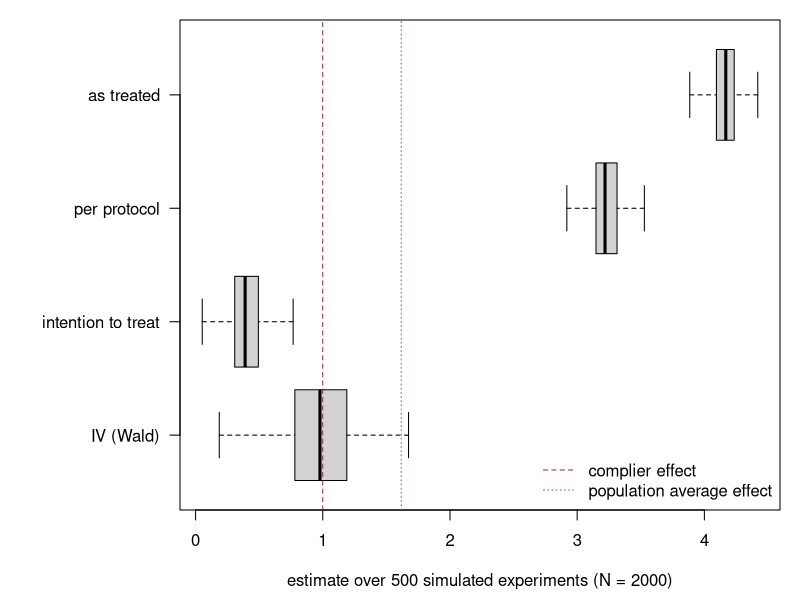

Recreate this plot in R.
# Naive analyses and the IV (Wald) estimator in a randomized experiment with noncompliance.
set.seed(0)
n <- 2000; reps <- 500
effects <- c(nt = 0.5, co = 1, at = 4)

one_study <- function() {
  u <- rnorm(n)                                   # unobserved health
  score <- u + rnorm(n)
  g <- ifelse(score < -0.6, "nt", ifelse(score < 0.9, "co", "at"))
  z <- seq_len(n) %in% sample(n, n / 2)           # randomized assignment
  w <- g == "at" | (g == "co" & z)                # receipt of treatment (no defiers)
  tau_i <- effects[g] + rnorm(n, 0, 0.5)
  y <- 1 + 1.5 * u + rnorm(n) + w * tau_i         # z affects y only through w
  itt_y <- mean(y[z]) - mean(y[!z]); itt_w <- mean(w[z]) - mean(w[!z])
  c("as treated" = mean(y[w]) - mean(y[!w]),
    "per protocol" = mean(y[w & z]) - mean(y[!w & !z]),
    "intention to treat" = itt_y,
    "IV (Wald)" = itt_y / itt_w,
    cace = mean(tau_i[g == "co"]), ate = mean(tau_i))
}

res <- t(replicate(reps, one_study()))
par(mar = c(4.5, 9, 1, 1))
boxplot(res[, 4:1], horizontal = TRUE, las = 1, outline = FALSE,
        xlab = sprintf("estimate over %d simulated experiments (N = %d)", reps, n))
abline(v = mean(res[, "cace"]), lty = 2, col = "firebrick")
abline(v = mean(res[, "ate"]), lty = 3, col = "steelblue")
legend("bottomright", c("complier effect", "population average effect"),
       lty = c(2, 3), col = c("firebrick", "steelblue"), bty = "n")
